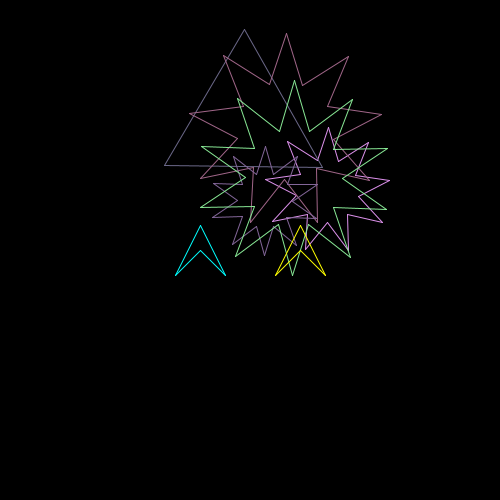
Frame 1 (no input)
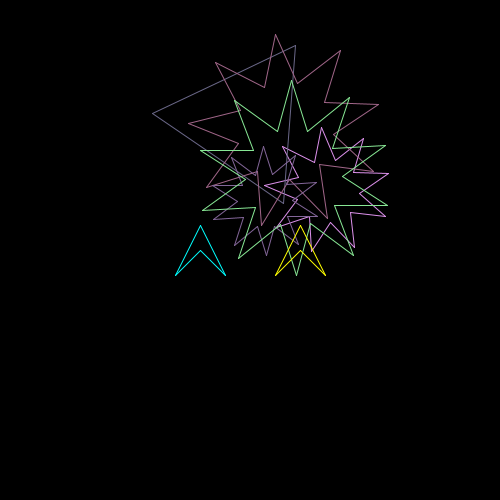
Frame 60 (the mouse pressed at the canvas centre just before this capture)
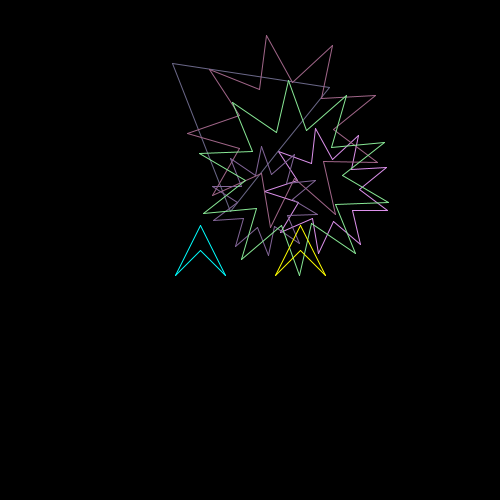
Frame 120 (the mouse held since frame 60 and released just before this capture)

The Processing sketch that drew these frames (run headless with seeded random() and noise(); from frame 60 on, the mouse is pressed at the canvas centre):

// Processing sketch: classes4
// ── classes4.pde
void setup()
{
  size(500, 500);
  Ship ship = new Ship('W', 'A', 'D', ' ', 200, height / 2, color(0, 255, 255));
  gameObjects.add(ship);
  ship = new Ship('I', 'J', 'L', 'K', width - 200, height / 2, color(255, 255, 0));
  gameObjects.add(ship);
  
  // Add 5 random stars
  for (int i = 0 ; i < 5 ; i ++)
  {
    Star star = new Star(
        random(100, width - 100)
        , random(100, height - 100)
        , random(50, 100)
        , color(random(100, 255), random(100, 255), random(100, 255))
        , (int) random(3, 20)
        );
  gameObjects.add(star);
  }
}

// The class name always starts with uppercase!!
ArrayList<GameObject> gameObjects = new ArrayList<GameObject>();

boolean[] keys = new boolean[512];

void keyPressed()
{
  keys[keyCode] = true;
}

void keyReleased()
{
  keys[keyCode] = false;
}

void draw()
{
  background(0);
    
  for(int i = gameObjects.size() - 1 ; i >= 0   ;i --)
  {
    GameObject go = gameObjects.get(i);
    go.update();
    go.render();
  }
  
}
// ── Bullet.pde
class Bullet extends GameObject
{
  
  Bullet()
  {
    speed = 10.0f;
  }
  
  void render()
  {
    stroke(c);
    // Just draw a small vertical line
    pushMatrix();
    translate(pos.x, pos.y);
    rotate(theta);
    line(0, -5, 0, 5);
    popMatrix();    
  }
  
  void update()
  {
    forward.x = sin(theta);
    forward.y = - cos(theta);
      
    forward.mult(speed);
    pos.add(forward);
    
    if (pos.x < 0 || pos.y < 0 || pos.x > width || pos.y > height)
    {
      // Im dead!
      gameObjects.remove(this);
    }
  }
}
// ── GameObject.pde
// This is the base class! 
// Everything in the scene will extend GameObject

class GameObject
{
  PVector pos;
  PVector forward;
  float theta = 0.0f;
  float w;
  float halfW;
  float speed = 5.0f;
  color c; 
 
  GameObject()
  {
    // Constructor chaining
    this(width * 0.5f, height  * 0.5f, 50);     
  }
  
  GameObject(float x, float y, float w)
  {
    pos = new PVector(x, y);
    forward = new PVector(0, -1);
    this.w = w; // Disambiguate w by using this
    this.halfW = w * 0.5f;
    this.theta = 0.0f;
  }
  
  void update()
  {
  }
  
  void render()
  {
  }  
}
// ── Ship.pde
// The class name starts with uppercase
class Ship extends GameObject
{
  // Fields!
  char move;
  char left;
  char right;
  char fire;
  
  // Constructor!!
  // HAS NO RETURN TYPE
  // Name is always the same as the class
  Ship()
  {
    // Constructor chaining. Call a constructor in the super class
    super(width * 0.5f, height  * 0.5f, 50);     
    println("In Ship DEfault Constructor");
  }
  
  Ship(char move, char left, char right, char fire, float startX, float startY, color c)
  {
    super(startX, startY, 50);
    this.move = move;
    this.left = left;
    this.right = right;
    this.fire = fire;
    this.c = c;
  }

  int elapsed = 12;
  
  void update()
  {
    forward.x = sin(theta);
    forward.y = - cos(theta);
    forward.mult(speed);
    
    if (keys[move])
    {
      pos.add(forward);
    }      
    if (keys[left])
    {
      theta -= 0.1f;
    }
    if (keys[right])
    {
      theta += 0.1f;
    }      
    if (keys[fire]  && elapsed > 12)
    {
      // Create a new bullet instance and add it to the arraylist of bullets
      Bullet bullet = new Bullet();
      bullet.pos.x = pos.x;
      bullet.pos.y = pos.y;
      bullet.pos.add(PVector.mult(forward, 6));
      bullet.c = c;
      bullet.theta = theta;
      gameObjects.add(bullet);
      elapsed = 0;
    }
    
    if (pos.x < 0)
    {
      pos.x = width;
    }
    
    if (pos.x > width)
    {
      pos.x = 0;
    }
    
    if (pos.y < 0)
    {
      pos.y = height;
    }
    
    if (pos.y > height)
    {
      pos.y = 0;
    }
    elapsed ++;
  }
  
  void render()
  {
    pushMatrix(); // reset the translation and rotation
    translate(pos.x, pos.y);
    rotate(theta); // We want rotate to happen first, so you make the call AFTER translate    
    stroke(c);
    line(- halfW, halfW, 0, - halfW);
    line(0, - halfW, halfW, halfW);
    line(halfW, halfW, 0, 0);
    line(- halfW, halfW, 0, 0);
    popMatrix();
  }   
}
// ── Star.pde
class Star extends GameObject
{
  float points;
  float rotSpeed;
  float radius;
  float rot;
  
  
  Star(float x, float y, float radius, color c, int points)
  {
    super(x, y, radius * 2);
    this.c = c;
    this.radius = radius;
    this.points = points;
    rot = 0.0f;
    rotSpeed = 0.01f;
  }
  
  void update()
  {
    rot += rotSpeed;
    if (rot > TWO_PI)
    {
      rot = 0;
    }
  }
  
  void render()
  {
    pushMatrix();
    translate(pos.x, pos.y);
    rotate(rot);
    float thetaInc = TWO_PI / (points * 2);
    float lastX;
    float lastY;
    lastX = 0;
    lastY = -radius; 
    stroke(c);
    for (int i = 1 ; i <= (points * 2) ; i ++)
    {
      float theta = i * thetaInc;
      float x, y;
      if (i % 2 == 1)
      {
        x = sin(theta) * (radius / 2.0f);
        y = -cos(theta) * (radius / 2.0f);
      }
      else
      {
        x = sin(theta) * radius;
        y = -cos(theta) * radius;
      }
      line(lastX, lastY, x, y);
      lastX = x;
      lastY = y;      
    }
    
    popMatrix();
  }
}
